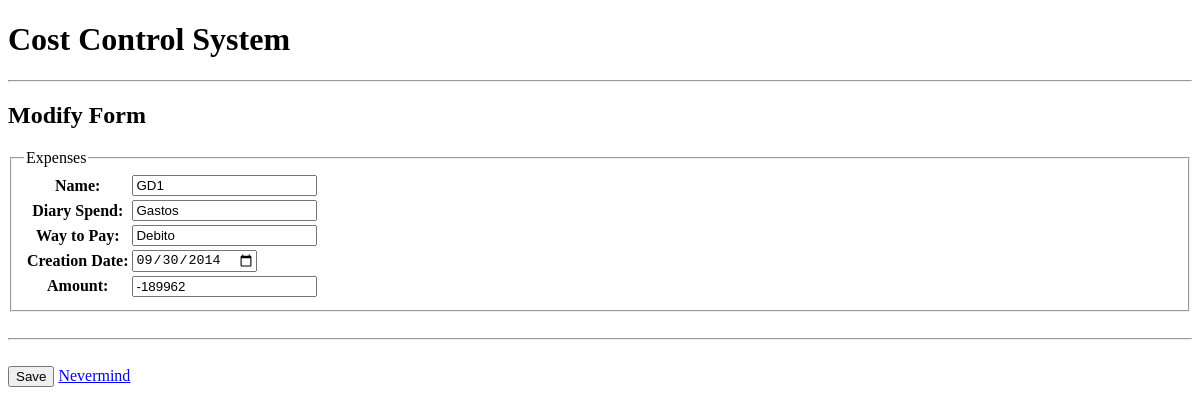
/gd/entry/4/, run on an earlier commit of the app's database.
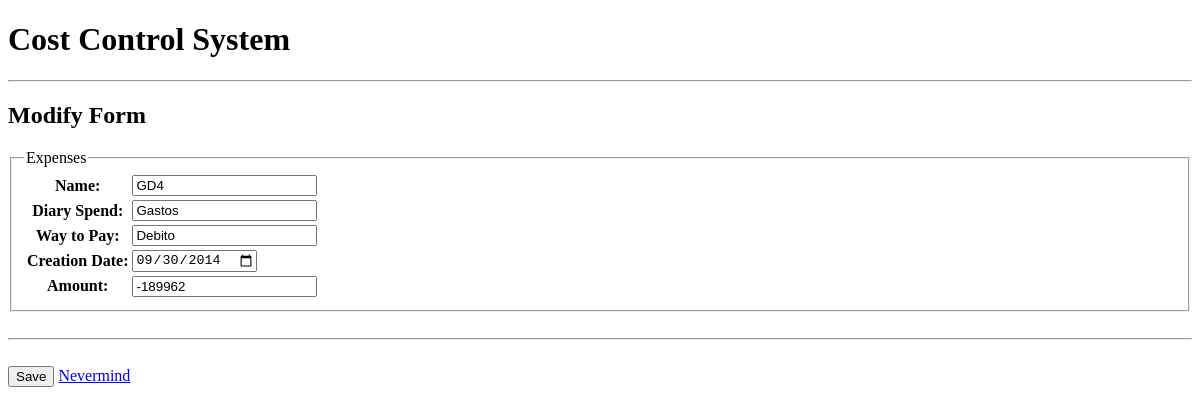
And on a later commit of the database.
### TRANSACTION/models.py (models this page shows, shortened)
class Gasto_Diario(models.Model):
    name = models.CharField(max_length=30,default='GD')
    daily_purchase = models.CharField(max_length=30)
    fpag = models.CharField(max_length=30)
    monto =  models.IntegerField(default=0)
    fecha_creacion = models.DateField(null=False, blank=False)

### TRANSACTION/views.py (the view)
# urls.py: path('gd/entry/<int:pk>/', views.GastoDiarioUpdateView.as_view(), name='gastodiario_change'),
class GastoDiarioUpdateView(UpdateView):
    model = Gasto_Diario
    form_class = Gasto_DiarioForm
    success_url = reverse_lazy('gastodiario_changelist')
    template_name ='TRANSACTION/gastodiario_modify.html'

### TRANSACTION/forms.py
class Gasto_DiarioForm(forms.ModelForm):
    class Meta:
        model = Gasto_Diario
        fields = ('name','daily_purchase','fpag','monto','fecha_creacion')
        widgets = {
            'fecha_creacion': forms.DateInput(attrs={'type': 'date'}),
            'monto': forms.NumberInput(attrs={'class': 'currency-input', 'step': '0.01'})
        }

### templates/TRANSACTION/gastodiario_modify.html (shortened to what this page needs)
{% extends 'base.html' %}
{% block content %}
  <h2>Modify Form</h2>
  <form method="post" id="gastodiarioForm">
    <fieldset>
    <legend>Expenses</legend>
    <table>
        <tr>
            <th><label for="id_name">Name:</label></th>
            <td>{{ form.name }}</td>
          </tr>
          <tr>
            <th><label for="id_diaryspend">Diary Spend:</label></th>
            <td>{{ form.daily_purchase }}</td>
          </tr>
          <tr>
            <th><label for="id_fpag">Way to Pay:</label></th>
            <td>{{ form.fpag }}</td>
          </tr>
          <tr>
            <th><label for="id_fecha_creacion">Creation Date:</label></th>
            <td><input type="date" id="id_fecha_creacion" name="fecha_creacion" value="{{ form.instance.fecha_creacion|date:"Y-m-d" }}"></td>
          </tr>
          <th><label for="id_monto">Amount:</label></th>
              <td>{{ form.monto }}</td>
    </table>
    </fieldset>
    <br>
    <hr>
    <br>
<button type="submit">Save</button>
<a href="{% url 'gastodiario_changelist' %}">Nevermind</a>
  </form>
{% endblock %}

What changed in the data, as far as the page shows it:
changed Gasto_Diario "Gastos": name "GD1" → "GD4"
